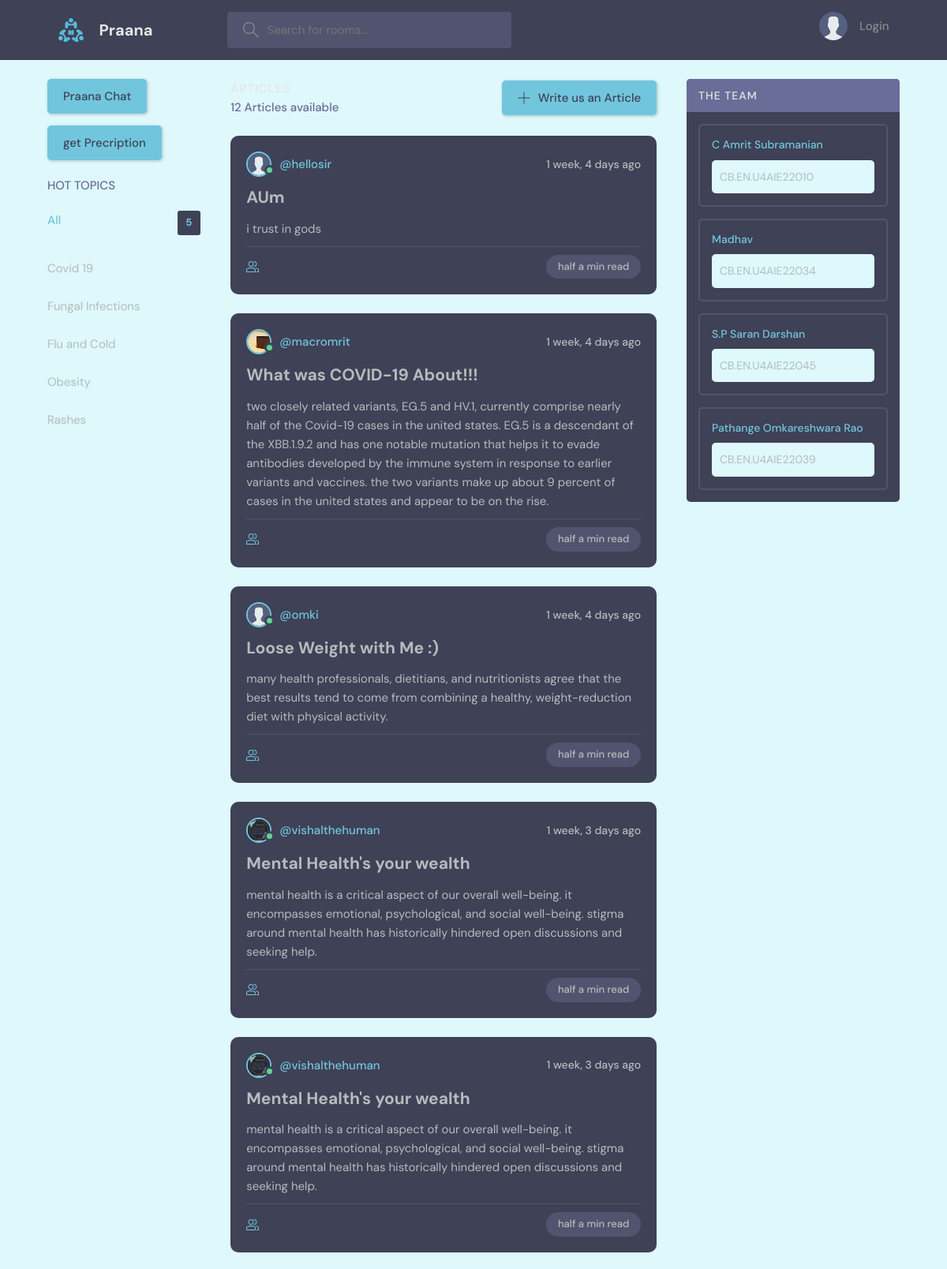
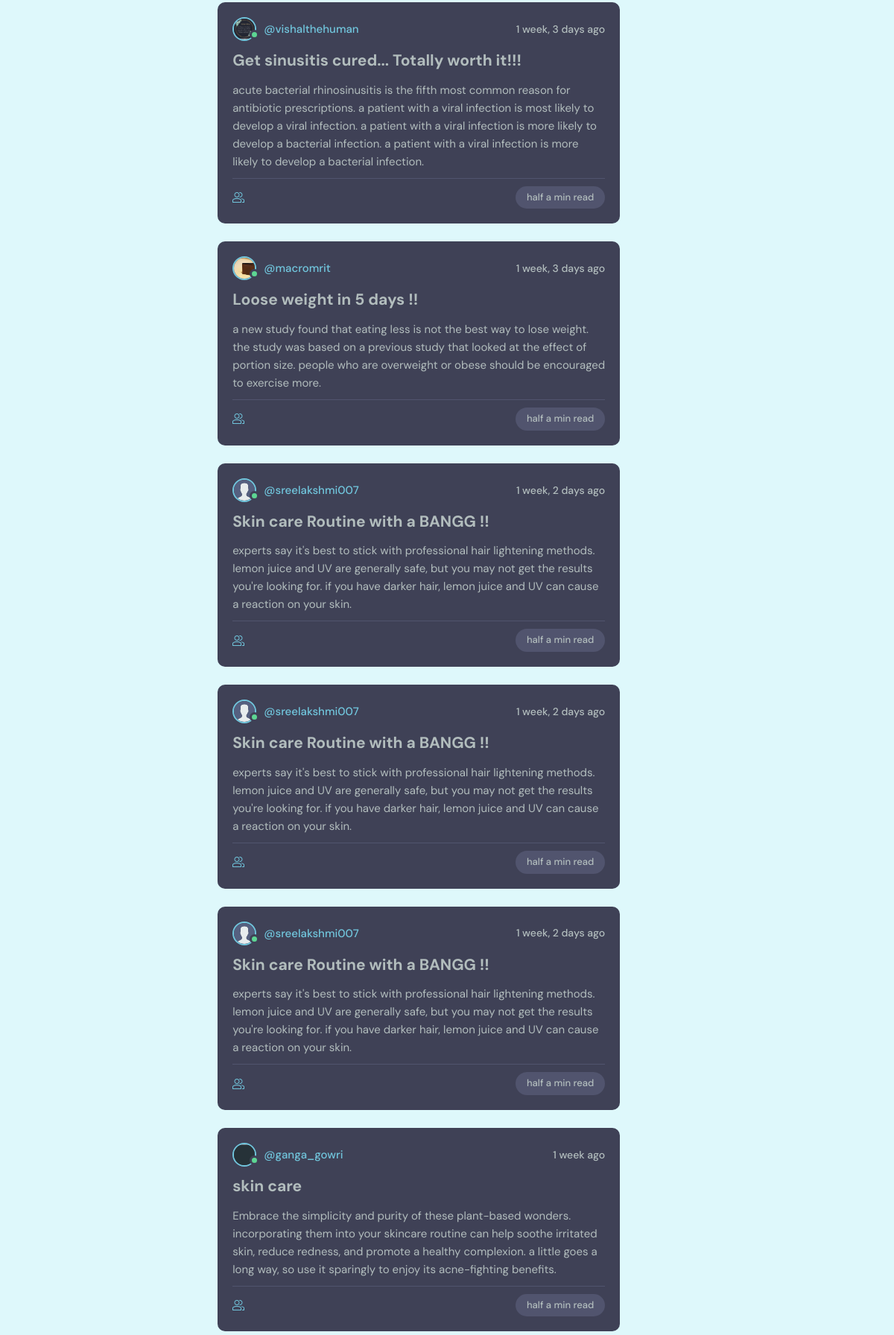
The page / (upper part) on the database its author committed (2 pictures, top to bottom).
### base/models.py (models this page shows, shortened)
class Article(models.Model):
    author = models.ForeignKey(User, on_delete=models.SET_NULL, null=True)
    title = models.CharField(max_length=255)
    content = models.TextField()
    created = models.DateTimeField(auto_now_add=True)

class User(AbstractUser): # now this user model will be used
    name = models.CharField(max_length=200, null=True)
    email = models.EmailField(null=True, unique=True)
    bio = models.TextField(null=True)
    avatar = models.ImageField(null=True, default="avatar.svg") # this relies on a 3rd party package named pillow so pip install it or have it in requirements.txt
    USERNAME_FIELD = 'email' # use field email to login and authenticate stuff
    REQUIRED_FIELDS = []

### base/views.py (the view)
# urls.py: path('', views.home, name='home'),
def home(request):
    print(request.GET.get('q'))
    q = request.GET.get('q') if request.GET.get('q') != None else ''
    rooms = Article.objects.filter(
        Q(title__icontains=q) | # topic__name__icontains -> in topic search using attribute name
        Q(content__icontains=q)
        ) # saying search/filter from topic for the given value
    room_count = rooms.count() # count is  faster than len method
    room_messages = Message.objects.filter(
        Q(room__topic__name__icontains=q)
    )
    context = {"rooms": rooms,
                "room_count": room_count, "room_messages": room_messages}
    return render(request, 'base/home.html', context)

### base/templates/base/home.html (shortened to what this page needs)
{% extends 'main.html' %}
{% block content %}
<main class="layout layout--3">
  <div class="container">
    {% include 'base/topics_component.html' %}
    <div class="roomList">
      <div class="roomList__header">
        <div>
          <h2>Articles</h2>
          <p>{{room_count}} Articles available</p>
        </div>
        <a class="btn btn--main" href="{% url 'create-article' %}">
          <svg version="1.1" xmlns="http://www.w3.org/2000/svg" width="32" height="32" viewBox="0 0 32 32">
            <title>add</title>
            <path
              d="M16.943 0.943h-1.885v14.115h-14.115v1.885h14.115v14.115h1.885v-14.115h14.115v-1.885h-14.115v-14.115z"
            ></path>
          </svg>
          Write us an Article
        </a>
      </div>
      {% include 'base/feed_component.html' %}
     </div>
    {% include 'base/activity_component.html'%}
  </div>
</main>
{% endblock content %}

### base/templates/base/feed_component.html (shortened to what this page needs)
{% for room in rooms %}
<div class="roomListRoom">
    <div class="roomListRoom__header">
      <a href="{% url 'user-profile' room.author.id %}" class="roomListRoom__author">
        <div class="avatar avatar--small active">
          <img src="{{room.author.avatar.url}}" /> {% comment %} images should always be url links {% endcomment %}
        </div>
        <span>@{{room.author.username}}</span>
      </a>
      <div class="roomListRoom__actions">
        <span>{{room.created|timesince}} ago</span>
      </div>
    </div>
    <div class="roomListRoom__content">
      <h2 style="font-size: 21px; padding-bottom: 10px"><b>{{room.title}}</b></h2>
      <p>
        {{room.content}}
      </p>
    </div>
    <div class="roomListRoom__meta">
      <a href="{% url 'room' room.id %}" class="roomListRoom__joined">
      </a>
      <p class="roomListRoom__topic">half a min read</p>
    </div>
  </div>
{% endfor %}

### static/styles/style.css (style rules this page uses)
:root { --color-main: #71c6dd; --color-main-light: #e1f6fb; --color-dark: #3f4156; --color-dark-medium: #51546e; --color-dark-light: #696d97; --color-light: #e5e5e5; --color-gray: #8b8b8b; --color-light-gray: #b2bdbd; --color-bg: #def8fb; --color-success: #5dd693; --color-error: #fc4b0b; }
* { font-family: "DM Sans", -apple-system, BlinkMacSystemFont, "Segoe UI", Roboto, Oxygen, Ubuntu, Cantarell, "Open Sans", "Helvetica Neue", sans-serif; margin: 0; padding: 0; box-sizing: border-box; text-rendering: optimizeLegibility; font-size: inherit; }
html { font-size: 56.25%; }
@media only screen and (min-width: 1200px) { html { font-size: 62.5%; } }
body { line-height: 1.6; font-weight: 400; font-size: 1.5rem; color: var(--color-light-gray); background-color: var(--color-bg); min-height: 100vh; }
img { width: 100%; }
a { display: inline-block; color: var(--color-main); text-decoration: none; }
.container { max-width: 120rem; width: 90%; margin: auto; }
.btn { background-color: transparent; border: none; display: inline-flex; align-items: center; gap: 1rem; cursor: pointer; transition: all ease-in-out 0.3s; padding: 1rem 2rem; border-radius: 5px; box-shadow: 1px 1px 3px 1px rgba(0, 0, 0, 0.15); font-weight: 500; }
.btn--main { background-color: var(--color-main); color: var(--color-dark); }
.btn > svg { fill: currentColor; width: 1.6rem; height: 1.6rem; }
.avatar { position: relative; display: inline-block; border-radius: 50%; border: 2px solid var(--color-main); }
.avatar img { display: block; border-radius: 50%; object-fit: cover; object-position: center; }
.avatar::after { content: ""; display: block; position: absolute; background-color: var(--color-gray); z-index: 111; border-radius: 50%; border: 0.3rem solid var(--color-dark); }
.avatar.active::after { background-color: var(--color-success); }
.avatar.avatar--small img { width: 2.8rem; height: 2.8rem; }
.avatar.avatar--small:after { width: 0.7rem; height: 0.7rem; bottom: 0px; right: -6px; }
.layout { margin-top: 2.4rem; }
.layout > .container { display: flex; justify-content: space-between; align-items: flex-start; }
.layout--3 > .container > div:nth-child(2) { flex-basis: 50%; }
.roomList__header { display: flex; justify-content: space-between; align-items: center; margin-bottom: 2.4rem; }
.roomList__header h2 { text-transform: uppercase; font-weight: 500; color: var(--color-light); letter-spacing: 1px; }
.roomList__header p { font-weight: 500; color: var(--color-dark-light); }
.roomListRoom { margin-bottom: 2.4rem; background-color: var(--color-dark); border-radius: 1rem; padding: 2rem; }
.roomListRoom__header { display: flex; justify-content: space-between; align-items: center; }
.roomListRoom__author { font-weight: 500; display: flex; align-items: center; gap: 1rem; }
.roomListRoom__actions { display: flex; align-items: flex-start; gap: 1rem; position: relative; }
.roomListRoom__actions span { font-size: 1.4rem; font-weight: 500; }
.roomListRoom__content { margin: 1rem 0; }
.roomListRoom__meta { border-top: 1px solid var(--color-dark-medium); padding-top: 1rem; display: flex; align-items: center; justify-content: space-between; }
.roomListRoom__joined { color: var(--color-light-gray); display: flex; align-items: center; gap: 1rem; font-size: 1.4rem; font-weight: 500; }
.roomListRoom__joined svg { fill: var(--color-main); width: 1.6rem; height: 1.6rem; }
.roomListRoom__topic { padding: 5px 1.5rem; background-color: var(--color-dark-medium); border-radius: 5rem; font-weight: 500; font-size: 1.3rem; }

### rows shown on the page
Article: author.avatar (placeholder picture), author.username "hellosir", created "1 week, 4 days", title "AUm", content "i trust in gods"
Article: author.avatar (picture), author.username "macromrit", created "1 week, 4 days", title "What was COVID-19 About!!!", content "two closely related variants, EG.5 and HV.1, currently comprise nearly half of the Covid-19 cases in the united states. EG.5 is a descendant of the XBB.1.9.2 and has one notable mutation that helps it to evade antibodies developed by the immune system in response to earlier variants and vaccines. the two variants make up about 9 percent of cases in the united states and appear to be on the rise."
Article: author.avatar (placeholder picture), author.username "omki", created "1 week, 4 days", title "Loose Weight with Me :)", content "many health professionals, dietitians, and nutritionists agree that the best results tend to come from combining a healthy, weight-reduction diet with physical activity."
Article: author.avatar (picture), author.username "vishalthehuman", created "1 week, 3 days", title "Mental Health's your wealth", content "mental health is a critical aspect of our overall well-being. it encompasses emotional, psychological, and social well-being. stigma around mental health has historically hindered open discussions and seeking help."
Article: author.avatar (picture), author.username "vishalthehuman", created "1 week, 3 days", title "Mental Health's your wealth", content "mental health is a critical aspect of our overall well-being. it encompasses emotional, psychological, and social well-being. stigma around mental health has historically hindered open discussions and seeking help."
Article: author.avatar (picture), author.username "vishalthehuman", created "1 week, 3 days", title "Get sinusitis cured... Totally worth it!!!", content "acute bacterial rhinosinusitis is the fifth most common reason for antibiotic prescriptions. a patient with a viral infection is most likely to develop a viral infection. a patient with a viral infection is more likely to develop a bacterial infection. a patient with a viral infection is more likely to develop a bacterial infection."
Article: author.avatar (picture), author.username "macromrit", created "1 week, 3 days", title "Loose weight in 5 days !!", content "a new study found that eating less is not the best way to lose weight. the study was based on a previous study that looked at the effect of portion size. people who are overweight or obese should be encouraged to exercise more."
Article: author.avatar (placeholder picture), author.username "sreelakshmi007", created "1 week, 2 days", title "Skin care Routine with a BANGG !!", content "experts say it's best to stick with professional hair lightening methods. lemon juice and UV are generally safe, but you may not get the results you're looking for. if you have darker hair, lemon juice and UV can cause a reaction on your skin."
Article: author.avatar (placeholder picture), author.username "sreelakshmi007", created "1 week, 2 days", title "Skin care Routine with a BANGG !!", content "experts say it's best to stick with professional hair lightening methods. lemon juice and UV are generally safe, but you may not get the results you're looking for. if you have darker hair, lemon juice and UV can cause a reaction on your skin."
Article: author.avatar (placeholder picture), author.username "sreelakshmi007", created "1 week, 2 days", title "Skin care Routine with a BANGG !!", content "experts say it's best to stick with professional hair lightening methods. lemon juice and UV are generally safe, but you may not get the results you're looking for. if you have darker hair, lemon juice and UV can cause a reaction on your skin."
Article: author.avatar (picture), author.username "ganga_gowri", created "1 week", title "skin care", content "Embrace the simplicity and purity of these plant-based wonders. incorporating them into your skincare routine can help soothe irritated skin, reduce redness, and promote a healthy complexion. a little goes a long way, so use it sparingly to enjoy its acne-fighting benefits."

### other values the page prints
{{ room_count }} "12"
